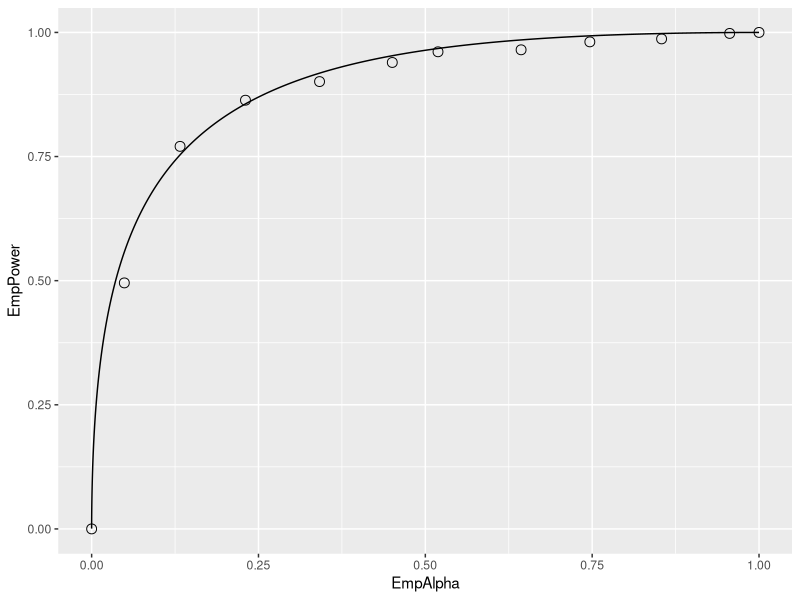

This figure's R source:
## ---- chunk 1
knitr::opts_chunk$set(
  collapse = TRUE,
  comment = "#>"
)
library(kableExtra)
library(ggplot2)
library(grid)
## ---- chunk 2
Wilcoxon <- function (zk1, zk2)
{
  K1 = length(zk1)
  K2 = length(zk2)
  W <- 0
  for (k1 in 1:K1) {
    W <- W + sum(zk1[k1] < zk2)
    W <- W + 0.5 * sum(zk1[k1] == zk2)
  }
  W <- W/K1/K2
  return (W)
}
## ---- chunk 3
seed <- 1;set.seed(seed)
mu <- 1.5;sigma <- 1.3;K1 <- 50;K2 <- 52

# cheat to find the population mean and std. dev.
AUC <- array(dim = 10000)
for (i in 1:length(AUC)) {
  zk1 <- rnorm(K1);zk2 <- rnorm(K2, mean = mu, sd = sigma)  
  AUC[i] <- Wilcoxon(zk1, zk2)
}
meanAUC   <-  mean(AUC);sigmaAUC  <-  sd(AUC)
cat("pop mean AUC = ", meanAUC, ", pop sigma AUC = ", sigmaAUC, "\n")
## ---- chunk 4
# one more trial, this is the one we want to compare to meanAUC, i.e., get P-value
zk1 <- rnorm(K1);zk2 <- rnorm(K2, mean = mu, sd = sigma) 
AUC <- Wilcoxon(zk1, zk2)
cat("New AUC = ", AUC, "\n")

z <- (AUC - meanAUC)/sigmaAUC
cat("z-statistic = ", z, "\n")
## ---- chunk 5
p2tailed <- pnorm(-abs(z)) + (1-pnorm(abs(z))) # p value for two-sided AH
p1tailedGT <- 1-pnorm(z) # p value for one-sided AH > 0 
p1tailedLT <- pnorm(z)# p value for one-sided AH < 0 
alpha  <- 0.05
## ---- chunk 6
seed <- 1;set.seed(seed)
mu <- 1.5;sigma <- 1.3;K1 <- 50;K2 <- 52

nTrials <- 2000
alpha <- 0.05 # size of test
reject = array(0, dim = nTrials)
for (trial in 1:length(reject)) {  
  zk1 <- rnorm(K1);zk2 <- rnorm(K2, mean = mu, sd = sigma)  
  AUC <- Wilcoxon(zk1, zk2)  
  z <- (AUC - meanAUC)/sigmaAUC
  p <- 2*pnorm(-abs(z)) # p value for individual trial
  if (p < alpha) reject[trial] = 1 
}

CI <- c(0,0); width <- -qnorm(alpha/2)
ObsvdTypeIErrRate <- sum(reject)/length(reject)
CI[1] <- ObsvdTypeIErrRate - 
  width*sqrt(ObsvdTypeIErrRate*(1-ObsvdTypeIErrRate)/nTrials)
CI[2] <- ObsvdTypeIErrRate + 
  width*sqrt(ObsvdTypeIErrRate*(1-ObsvdTypeIErrRate)/nTrials)
cat("alpha = ", alpha, "\n")
cat("ObsvdTypeIErrRate = ", ObsvdTypeIErrRate, "\n")
cat("95% confidence interval = ", CI, "\n")
exact <- binom.test(sum(reject),n = 2000,p = alpha)
cat("exact 95% CI = ", as.numeric(exact$conf.int), "\n")
## ---- chunk 7
seed <- 1;set.seed(seed)
muNH <- 1.5;muAH <- 2.1;sigma <- 1.3;K1 <- 50;K2 <- 52# Line 6

# cheat to find the population mean and std. dev.
AUC <- array(dim = 10000) # line 8
for (i in 1:length(AUC)) {
  zk1 <- rnorm(K1);zk2 <- rnorm(K2, mean = muNH, sd = sigma)  
  AUC[i] <- Wilcoxon(zk1, zk2)
}
sigmaAUC <- sqrt(var(AUC));meanAUC <- mean(AUC) # Line 14

T <- 2000  # Line 16
mu <- c(muNH,muAH) # Line 17
alphaArr <- seq(0.05, 0.95, length.out = 10)
EmpAlpha <- array(dim = length(alphaArr))
EmpPower <- array(dim = length(alphaArr))
for (a in 1:length(alphaArr)) { # Line 20
  alpha <- alphaArr[a] 
  reject <- array(0, dim = c(2, T))
  for (h in 1:2) {  
    for (t in 1:length(reject[h,])) {  
      zk1 <- rnorm(K1);zk2 <- rnorm(K2, mean = mu[h], sd = sigma)  
      AUC <- Wilcoxon(zk1, zk2)  
      obsvdZ <- (AUC - meanAUC)/sigmaAUC
      p <- 2*pnorm(-abs(obsvdZ)) # p value for individual t
      if (p < alpha) reject[h,t] = 1 
    }
  }
  EmpAlpha[a] <- sum(reject[1,])/length(reject[1,])
  EmpPower[a] <- sum(reject[2,])/length(reject[2,])
}
EmpAlpha <- c(0,EmpAlpha,1); EmpPower <- c(0,EmpPower,1) # Line 19

pointData <- data.frame(EmpAlpha = EmpAlpha, EmpPower = EmpPower)
zetas <- seq(-5, 5, by = 0.01)
muRoc <- 1.8
curveData <- data.frame(EmpAlpha = pnorm(-zetas),
  EmpPower = pnorm(muRoc - zetas))
alphaPowerPlot <- ggplot(mapping = aes(x = EmpAlpha, y = EmpPower)) + 
  geom_point(data = pointData, shape = 1, size = 3) + 
  geom_line(data = curveData)
print(alphaPowerPlot)
## ---- chunk 8
EffectSize <- function (muNH, sigmaNH, muAH, sigmaAH)
{
  ES <- pnorm(muAH/sqrt(1+sigmaAH^2)) - pnorm(muNH/sqrt(1+sigmaNH^2))
  return (ES)
}

seed <- 1;set.seed(seed)
muAH <- 2.1 # NH value, defined previously, was mu = 1.5

T <- 2000
alpha <- 0.05 # size of test
reject = array(0, dim = T)
for (t in 1:length(reject)) {  
  zk1 <- rnorm(K1);zk2 <- rnorm(K2, mean = muAH, sd = sigma)  
  AUC <- Wilcoxon(zk1, zk2)  
  obsvdZ <- (AUC - meanAUC)/sigmaAUC
  p <- 2*pnorm(-abs(obsvdZ)) # p value for individual t
  if (p < alpha) reject[t] = 1 
}

ObsvdTypeIErrRate <- sum(reject)/length(reject)
CI <- c(0,0);width <- -qnorm(alpha/2)
CI[1] <- ObsvdTypeIErrRate - 
  width*sqrt(ObsvdTypeIErrRate*(1-ObsvdTypeIErrRate)/T)
CI[2] <- ObsvdTypeIErrRate + 
  width*sqrt(ObsvdTypeIErrRate*(1-ObsvdTypeIErrRate)/T)
cat("obsvdPower = ", ObsvdTypeIErrRate, "\n")
cat("95% confidence interval = ", CI, "\n")
cat("Effect Size = ", EffectSize(mu, sigma, muAH, sigma), "\n")
## ---- chunk 9
seed <- 1;set.seed(seed)
K1 <- K1*2;K2 <- K2*2

# cheat to find the population mean and std. dev.
AUC <- array(dim = 10000)
for (i in 1:length(AUC)) {
  zk1 <- rnorm(K1);zk2 <- rnorm(K2, mean = mu, sd = sigma)  
  AUC[i] <- Wilcoxon(zk1, zk2)
}
meanAUC   <-  mean(AUC);sigmaAUC  <-  sd(AUC)

T <- 2000
alpha <- 0.05 # size of test
reject = array(0, dim = T)
for (t in 1:length(reject)) {  
  zk1 <- rnorm(K1);zk2 <- rnorm(K2, mean = muAH, sd = sigma)  
  AUC <- Wilcoxon(zk1, zk2)  
  obsvdZ <- (AUC - meanAUC)/sigmaAUC
  p <- 2*pnorm(-abs(obsvdZ)) # p value for individual t
  if (p < alpha) reject[t] = 1 
}

ObsvdTypeIErrRate <- sum(reject)/length(reject)
CI <- c(0,0);width <- -qnorm(alpha/2)
CI[1] <- ObsvdTypeIErrRate - width*sqrt(ObsvdTypeIErrRate*(1-ObsvdTypeIErrRate)/T)
CI[2] <- ObsvdTypeIErrRate + width*sqrt(ObsvdTypeIErrRate*(1-ObsvdTypeIErrRate)/T)
cat("pop NH mean AUC = ", meanAUC, ", pop NH sigma AUC = ", sigmaAUC, "\n")
cat("num. non-diseased images = ", K1, "num. diseased images = ", K2, "\n")
cat("obsvdPower = ", ObsvdTypeIErrRate, "\n")
cat("95% confidence interval = ", CI, "\n")
cat("Effect Size = ", EffectSize(mu, sigma, muAH, sigma), "\n")
## ---- chunk 10
seed <- 1;set.seed(seed)
K1 <- 50;K2 <- 52

# cheat to find the population mean and std. dev.
AUC <- array(dim = 10000)
for (i in 1:length(AUC)) {
  zk1 <- rnorm(K1);zk2 <- rnorm(K2, mean = mu, sd = sigma)  
  AUC[i] <- Wilcoxon(zk1, zk2)
}
meanAUC   <-  mean(AUC);sigmaAUC  <-  sd(AUC)

T <- 2000
alphaArray = c(0.05, 0.01)
for (i in 1:length(alphaArray)) {
  alpha <- alphaArray[i] 
  reject = array(0, dim = T)
  for (t in 1:length(reject)) {  
    zk1 <- rnorm(K1);zk2 <- rnorm(K2, mean = muAH, sd = sigma)  
    AUC <- Wilcoxon(zk1, zk2)  
    obsvdZ <- (AUC - meanAUC)/sigmaAUC
    p <- 2*pnorm(-abs(obsvdZ)) # p value for individual t
    if (p < alpha) reject[t] = 1 
  }
  
  ObsvdTypeIErrRate <- sum(reject)/length(reject)
  cat("alpha = ", alpha, "obsvdPower = ", ObsvdTypeIErrRate, "\n")
}
